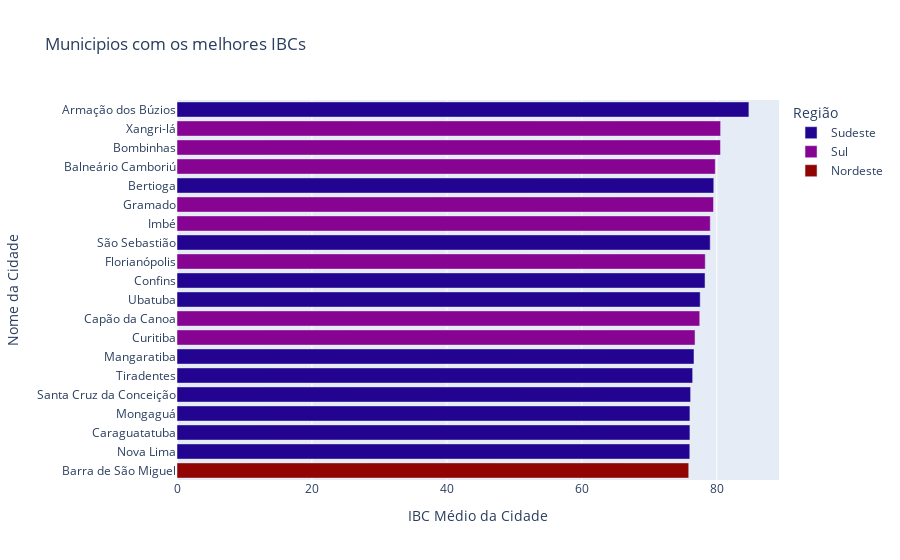
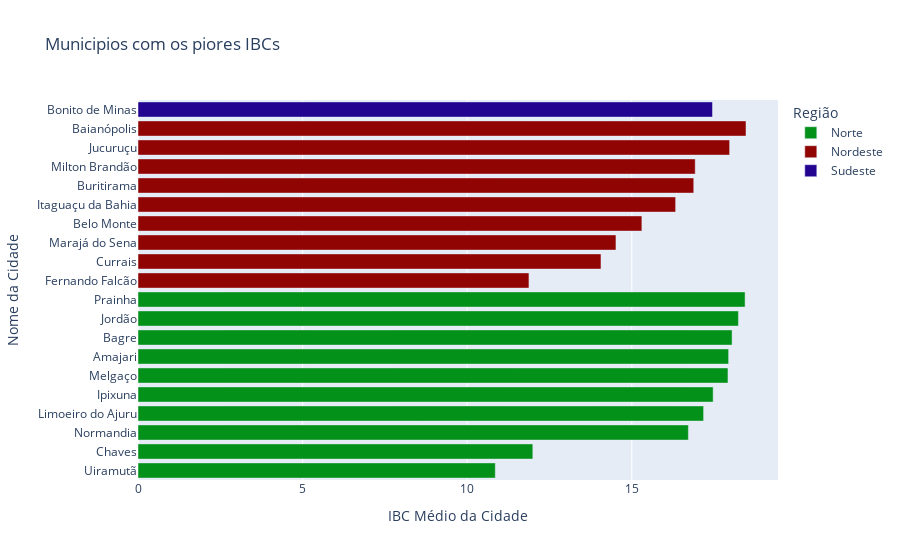

Write notebook code for charts like these, in order.
### Markdown cell above
## Gráfico com as 20 Melhores e Piores Cidades
* A ideia do gráfico é trazer mais municípios, bem como ter uma visão mais gráfico do IBC

### Code cell
# Primeira query com os 20 melhores IBC's
query = """
SELECT
    nome_municipio,
    nome_estado,
    regiao,
    AVG(ibc) AS Media_IBC
FROM
    df
GROUP BY
    nome_municipio,nome_estado,regiao
ORDER BY Media_IBC DESC
LIMIT 20;
"""
resultado = sqldf(query)
mapa_de_cores = {
    'Sudeste': '#230491',  
    'Sul': '#860491',      
    'Nordeste': '#910404',
    'Centro-Oeste': '#04918a',
    'Norte': '#04911a' 
}
## Gráfico
fig = px.bar(
    resultado,
    x = 'Media_IBC',
    y = 'nome_municipio',
    color = 'regiao',
    orientation='h',
    color_discrete_map = mapa_de_cores,
    labels={'Media_IBC':"IBC Médio da Cidade",'nome_municipio':"Nome da Cidade",'regiao':"Região"},
    title = 'Municipios com os melhores IBCs'
)
fig.update_layout(
    yaxis={'categoryorder': 'total ascending'}
)
fig.show()
# Segunda query com os 20 piores IBC's
query2 = """
SELECT
    nome_municipio,
    nome_estado,
    regiao,
    AVG(ibc) AS Media_IBC
FROM
    df
GROUP BY
    nome_municipio,nome_estado,regiao
ORDER BY Media_IBC ASC
LIMIT 20;
"""
resultado2 = sqldf(query2)
# Gráfico
fig2 = px.bar(
    resultado2,
    x = 'Media_IBC',
    y = 'nome_municipio',
    color = 'regiao',
    orientation='h',
    color_discrete_map = mapa_de_cores,
    labels={'Media_IBC':"IBC Médio da Cidade",'nome_municipio':"Nome da Cidade",'regiao':"Região"},
    title = 'Municipios com os piores IBCs'
)
fig.update_layout(
    yaxis={'categoryorder': 'total descending'}
)
fig2.show()

### Figure 1 — Plotly figure (JSON) as saved in the notebook; plotly's stock layout.template omitted (floating-point values rounded to 4 significant figures)
{"data": [{"alignmentgroup": "True", "hovertemplate": "Região=Sudeste<br>IBC Médio da Cidade=%{x}<br>Nome da Cidade=%{y}<extra></extra>", "legendgroup": "Sudeste", "marker": {"color": "#230491", "pattern": {"shape": ""}}, "name": "Sudeste", "offsetgroup": "Sudeste", "orientation": "h", "showlegend": true, "textposition": "auto", "type": "bar", "x": [84.76, 79.56, 79.03, 78.26, 77.54, 76.62, 76.43, 76.12, 76.02, 76.02, 76.0], "xaxis": "x", "y": ["Armação dos Búzios", "Bertioga", "São Sebastião", "Confins", "Ubatuba", "Mangaratiba", "Tiradentes", "Santa Cruz da Conceição", "Mongaguá", "Caraguatatuba", "Nova Lima"], "yaxis": "y"}, {"alignmentgroup": "True", "hovertemplate": "Região=Sul<br>IBC Médio da Cidade=%{x}<br>Nome da Cidade=%{y}<extra></extra>", "legendgroup": "Sul", "marker": {"color": "#860491", "pattern": {"shape": ""}}, "name": "Sul", "offsetgroup": "Sul", "orientation": "h", "showlegend": true, "textposition": "auto", "type": "bar", "x": [80.57, 80.55, 79.78, 79.52, 79.04, 78.29, 77.48, 76.78], "xaxis": "x", "y": ["Xangri-lá", "Bombinhas", "Balneário Camboriú", "Gramado", "Imbé", "Florianópolis", "Capão da Canoa", "Curitiba"], "yaxis": "y"}, {"alignmentgroup": "True", "hovertemplate": "Região=Nordeste<br>IBC Médio da Cidade=%{x}<br>Nome da Cidade=%{y}<extra></extra>", "legendgroup": "Nordeste", "marker": {"color": "#910404", "pattern": {"shape": ""}}, "name": "Nordeste", "offsetgroup": "Nordeste", "orientation": "h", "showlegend": true, "textposition": "auto", "type": "bar", "x": [75.84], "xaxis": "x", "y": ["Barra de São Miguel"], "yaxis": "y"}], "layout": {"barmode": "relative", "legend": {"title": {"text": "Região"}, "tracegroupgap": 0}, "title": {"text": "Municipios com os melhores IBCs"}, "xaxis": {"anchor": "y", "domain": [0, 1], "title": {"text": "IBC Médio da Cidade"}}, "yaxis": {"anchor": "x", "categoryorder": "total ascending", "domain": [0, 1], "title": {"text": "Nome da Cidade"}}}}

### Figure 2 — Plotly figure (JSON) as saved in the notebook; plotly's stock layout.template omitted (floating-point values rounded to 4 significant figures)
{"data": [{"alignmentgroup": "True", "hovertemplate": "Região=Norte<br>IBC Médio da Cidade=%{x}<br>Nome da Cidade=%{y}<extra></extra>", "legendgroup": "Norte", "marker": {"color": "#04911a", "pattern": {"shape": ""}}, "name": "Norte", "offsetgroup": "Norte", "orientation": "h", "showlegend": true, "textposition": "auto", "type": "bar", "x": [10.85, 11.99, 16.72, 17.18, 17.47, 17.92, 17.94, 18.05, 18.24, 18.44], "xaxis": "x", "y": ["Uiramutã", "Chaves", "Normandia", "Limoeiro do Ajuru", "Ipixuna", "Melgaço", "Amajari", "Bagre", "Jordão", "Prainha"], "yaxis": "y"}, {"alignmentgroup": "True", "hovertemplate": "Região=Nordeste<br>IBC Médio da Cidade=%{x}<br>Nome da Cidade=%{y}<extra></extra>", "legendgroup": "Nordeste", "marker": {"color": "#910404", "pattern": {"shape": ""}}, "name": "Nordeste", "offsetgroup": "Nordeste", "orientation": "h", "showlegend": true, "textposition": "auto", "type": "bar", "x": [11.88, 14.06, 14.52, 15.3, 16.33, 16.88, 16.93, 17.97, 18.47], "xaxis": "x", "y": ["Fernando Falcão", "Currais", "Marajá do Sena", "Belo Monte", "Itaguaçu da Bahia", "Buritirama", "Milton Brandão", "Jucuruçu", "Baianópolis"], "yaxis": "y"}, {"alignmentgroup": "True", "hovertemplate": "Região=Sudeste<br>IBC Médio da Cidade=%{x}<br>Nome da Cidade=%{y}<extra></extra>", "legendgroup": "Sudeste", "marker": {"color": "#230491", "pattern": {"shape": ""}}, "name": "Sudeste", "offsetgroup": "Sudeste", "orientation": "h", "showlegend": true, "textposition": "auto", "type": "bar", "x": [17.45], "xaxis": "x", "y": ["Bonito de Minas"], "yaxis": "y"}], "layout": {"barmode": "relative", "legend": {"title": {"text": "Região"}, "tracegroupgap": 0}, "title": {"text": "Municipios com os piores IBCs"}, "xaxis": {"anchor": "y", "domain": [0, 1], "title": {"text": "IBC Médio da Cidade"}}, "yaxis": {"anchor": "x", "domain": [0, 1], "title": {"text": "Nome da Cidade"}}}}
